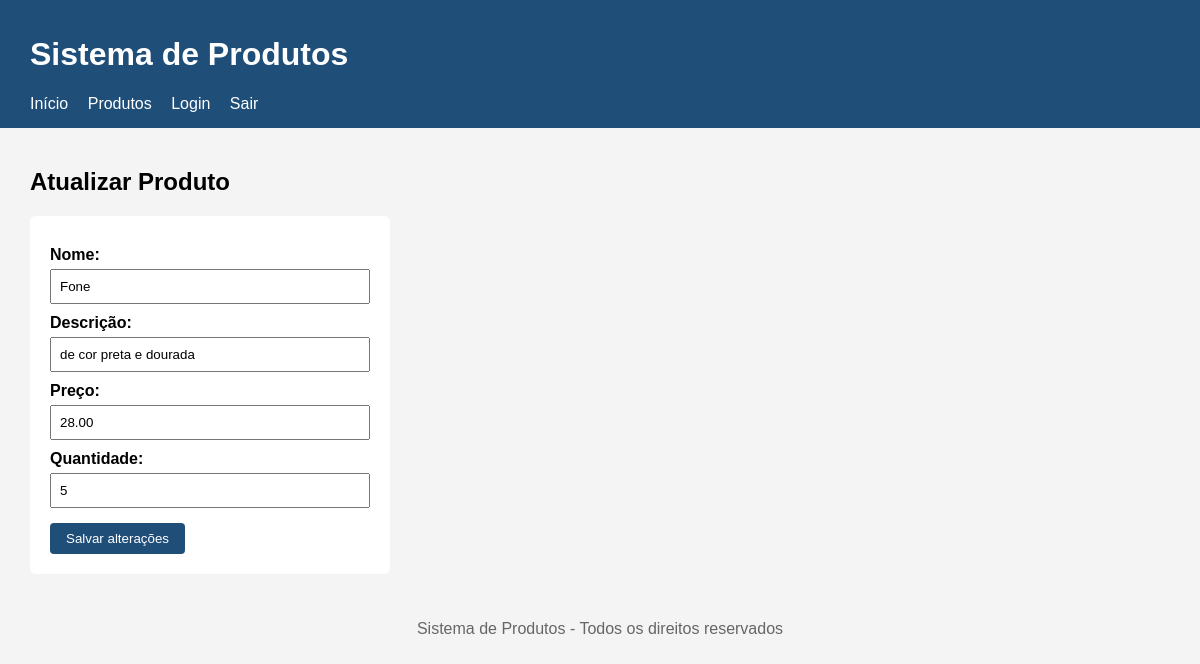
The app's page /produtos/atualizar.php?id=1 (signed in) with its own data.
### tables this page shows
CREATE TABLE `produtos` (
  `id` int(11) NOT NULL,
  `nome` varchar(100) NOT NULL,
  `descricao` varchar(255) NOT NULL,
  `preco` decimal(10,2) NOT NULL,
  `quantidade` int(11) NOT NULL
);

### produtos/atualizar.php (the view, shortened to what this page needs)
<?php
require __DIR__ . '/../conexao.php';
if ($_SERVER['REQUEST_METHOD'] == 'POST') {
    $id = $_POST['id'];
    $nome = $_POST['nome'];
    $descricao = $_POST['descricao'];
    $preco = $_POST['preco'];
    $quantidade = $_POST['quantidade'];
    $sql = "UPDATE produtos SET
            nome = '$nome',
            descricao = '$descricao',
            preco = '$preco',
            quantidade = '$quantidade'
            WHERE id = '$id'";
    mysqli_query($conexao, $sql);
    header('Location: listar.php');
    exit;
} else {
    $id = $_GET['id'];
    $sql = "SELECT * FROM produtos WHERE id = '$id'";
    $resultado = mysqli_query($conexao, $sql);
    $produto = mysqli_fetch_assoc($resultado);
}
?>
<?php require __DIR__ . '/../cabecalho.php'; ?>
<main>
    <h2>Atualizar Produto</h2>
    <form action="atualizar.php" method="POST">
        <label>Nome:</label>
        <input type="text" name="nome" value="<?php echo $produto['nome']; ?>"><br>
        <label>Descrição:</label>
        <input type="text" name="descricao" value="<?php echo $produto['descricao']; ?>"><br>
        <label>Preço:</label>
        <input type="text" name="preco" value="<?php echo $produto['preco']; ?>"><br>
        <label>Quantidade:</label>
        <input type="text" name="quantidade" value="<?php echo $produto['quantidade']; ?>"><br>
        <button type="submit">Salvar alterações</button>
    </form>
</main>
<?php require __DIR__ . '/../rodape.php'; ?>

### css/style.css (style rules this page uses)
body { font-family: Arial, sans-serif; margin: 0; background-color: #f4f4f4; }
main { padding: 20px 30px; }
form { max-width: 320px; background-color: white; padding: 20px; border-radius: 6px; }
form label { display: block; margin-top: 10px; font-weight: bold; }
form input { width: 100%; padding: 8px; margin-top: 5px; box-sizing: border-box; }
form button { margin-top: 15px; padding: 8px 16px; background-color: #1f4e79; color: white; border: none; border-radius: 4px; cursor: pointer; }

### records on screen
produtos: nome "Fone", descricao "de cor preta e dourada", preco "28.00", quantidade "5"
